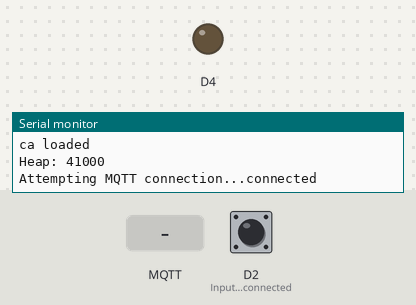
A sketch run on a simulated ESP8266 (NodeMCU). Parts: output pins drawn as LEDs (lit = HIGH), the last lines printed to the serial monitor. The test bench sets the inputs (shaded band); at power-on: D2 (Input_button_is_connected) LOW. WiFi joins after 1.5 s; servers stay silent unless stated; network time is answered at once with the bench clock; the local clock reads 2024-03-15 10:24:30 at power-on unless the sketch sets it; storage starts empty; no MQTT or app messages arrive unless stated.

Above: at 6.7 s.
6.8 s: MQTT message "0" arrives on the first subscribed topic
At 7.8 s:
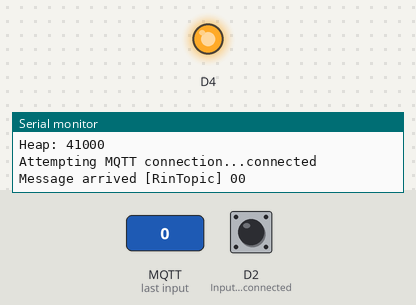
8.3 s: MQTT message "1" arrives on the first subscribed topic
At 8.9 s:
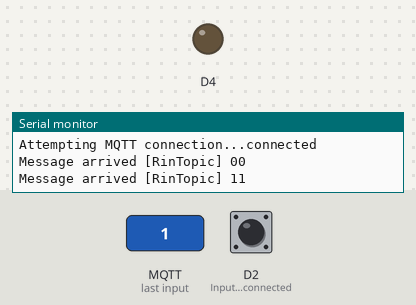
9.8 s: MQTT message "2" arrives on the first subscribed topic
At 11.2 s:
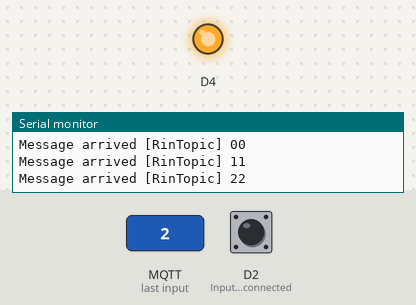
Timing chart, 0 to 12.8 s (numbered marks = the images above; inputs shaded):
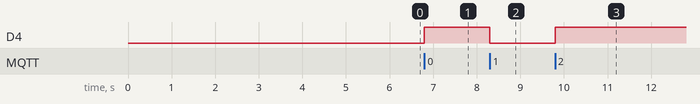

Measured:
- after the input at 6.8 s, D4: LOW → HIGH at once
- after the input at 8.3 s, D4: HIGH → LOW at once
- after the input at 9.8 s, D4: LOW → HIGH at once

The sketch:

Remote.ino
```cpp
#include "FS.h"
#include <ESP8266WiFi.h>
#include <PubSubClient.h>              //Needed Header files
#include <NTPClient.h>
#include <WiFiUdp.h>


const char* ssid = "SriHome";
const char* password = "SrVaddadi";     //My Router Credentials

int button  = 0;
int previousState  = 0;
int publishstate = 0;

WiFiUDP ntpUDP;
NTPClient timeClient(ntpUDP, "pool.ntp.org");
const char* AWS_endpoint = "azs4o0fo5e3wd-ats.iot.ap-south-1.amazonaws.com";  //AWS MQTT broker endpoint ID

void callback(char* topic, byte* payload, unsigned int length) {             // Message is obtain one character at a time
  Serial.print("Message arrived [");
  Serial.print(topic);
  Serial.print("] ");
  for (int i = 0; i < length; i++) {
    Serial.print((char)payload[i]);
  }
    char Rec = (char)payload[0];
    Serial.println(Rec);
    Serial.println();
    if(Rec==49)                                                //When a message is sent to the Smart Device, it's response from MQTT topic "RinTopic" is
    {                                                           // indicated by making internal pin connected HIGH
      digitalWrite(D4,LOW);
      }
      else
      {
        digitalWrite(D4,HIGH);
        }

    }


WiFiClientSecure espClient;
PubSubClient client(AWS_endpoint, 8883, callback, espClient);           //Defining a Pubsubclient object "client" with given parameter
long lastMsg = 0;
char msg[50];
int value = 0;

void setup_wifi() {                                                  // Wifi Setup

  delay(10);
  // We start by connecting to a WiFi network
  espClient.setBufferSizes(512, 512);
  Serial.println();
  Serial.print("Connecting to ");
  Serial.println(ssid);

  WiFi.begin(ssid, password);

  while (WiFi.status() != WL_CONNECTED) {
    delay(500);
    Serial.print(".");
  }

  Serial.println("");
  Serial.println("WiFi connected");
  Serial.println("IP address: ");
  Serial.println(WiFi.localIP());

  timeClient.begin();
  while(!timeClient.update()){
    timeClient.forceUpdate();
  }

  espClient.setX509Time(timeClient.getEpochTime());

}


void reconnect() {
  // Loop until we're reconnected
  while (!client.connected()) {
    Serial.print("Attempting MQTT connection...");
    // Attempt to connect
    if (client.connect("ESPthing")) {
      Serial.println("connected");

      client.publish("$aws/things/Remote/shadow/update", "Connected");
      client.subscribe("RinTopic");                                         // Smart device will respond to this topic

    button = digitalRead(D2);                                               // Read input pin status
    if (previousState == 0 && button == '1') {                             // Condition to check button input and Toggle state, this state is published to MQTT
    previousState = 1;
    publishstate=!publishstate;
  }
  if (previousState == 1 && button == '0') {
    previousState = 0;
  }
    if(publishstate == '1'){
    client.publish("$aws/things/Remote/shadow/update", "1");     //State is published here
    }
    if(publishstate == '0'){
    client.publish("$aws/things/Remote/shadow/update", "0");
    }

    } else {
      Serial.print("failed, rc=");
      Serial.print(client.state());
      Serial.println(" try again in 5 seconds");

      char buf[256];
      espClient.getLastSSLError(buf,256);
      Serial.print("WiFiClientSecure SSL error: ");
      Serial.println(buf);

      // Wait 5 seconds before retrying
      delay(5000);
    }
  }
}

void setup() {

  Serial.begin(9600);
  Serial.setDebugOutput(true);
  // initialize digital pin LED_BUILTIN as an output.
  pinMode(D4, OUTPUT);
  pinMode(D2, INPUT);                                            //Input button is connected to this pin of Esp8266
  setup_wifi();
  delay(1000);
  if (!SPIFFS.begin()) {
    Serial.println("Failed to mount file system");
    return;
  }

  Serial.print("Heap: "); Serial.println(ESP.getFreeHeap());

  // Load certificate file
  File cert = SPIFFS.open("/cert.der", "r"); //replace cert.crt eith your uploaded file name
  if (!cert) {
    Serial.println("Failed to open cert file");
  }
  else
    Serial.println("Success to open cert file");

  delay(1000);

  if (espClient.loadCertificate(cert))
    Serial.println("cert loaded");
  else
    Serial.println("cert not loaded");

  // Load private key file
  File private_key = SPIFFS.open("/private.der", "r"); //replace private eith your uploaded file name
  if (!private_key) {
    Serial.println("Failed to open private cert file");
  }
  else
    Serial.println("Success to open private cert file");

  delay(1000);

  if (espClient.loadPrivateKey(private_key))
    Serial.println("private key loaded");
  else
    Serial.println("private key not loaded");


    // Load CA file
    File ca = SPIFFS.open("/ca.der", "r"); //replace ca eith your uploaded file name
    if (!ca) {
      Serial.println("Failed to open ca ");
    }
    else
    Serial.println("Success to open ca");

    delay(1000);

    if(espClient.loadCACert(ca))
    Serial.println("ca loaded");
    else
    Serial.println("ca failed");

  Serial.print("Heap: "); Serial.println(ESP.getFreeHeap());
}


void loop() {

  if (!client.connected()) {
    reconnect();
  }
  client.loop();
}
```
